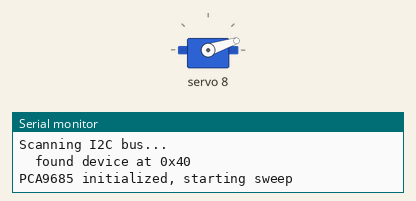
Recording of a sketch running on a simulated Arduino Uno, built with avr-gcc and run on an emulated ATmega328P. Parts: servo, the last lines printed to the serial monitor.

Above: at 0.55 s.
At 1.5 s:
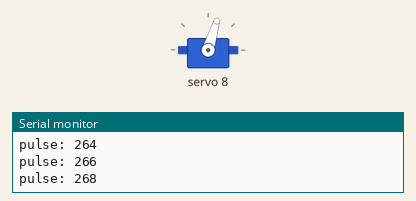
At 2.3 s:
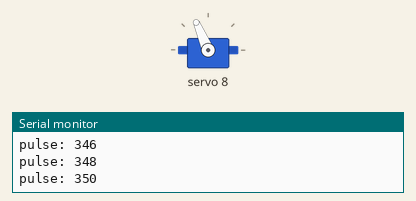
At 4.05 s:
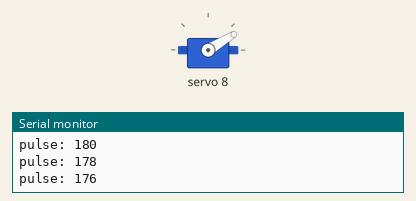
Timing chart, 0 to 6.0 s (numbered marks = the images above):
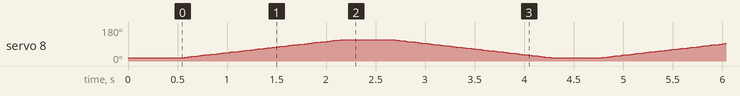

The sketch:

servo_test.ino
```cpp
// PCA9685 + one servo test: sweeps the servo on channel 8 slowly back
// and forth within a conservative mid-range, to verify I2C control
// works before attempting full-range motion.
//
// Debug build: scans the I2C bus at startup and prints each pulse value
// it sends, so a serial monitor shows whether the PCA9685 is actually
// being reached and commanded.

#include <Wire.h>
#include <Adafruit_PWMServoDriver.h>

Adafruit_PWMServoDriver pwm = Adafruit_PWMServoDriver();

const int SERVO_CHANNEL = 8;
const int SERVO_FREQ = 50;

// Conservative mid-range pulse values (out of a typical 102-512 full
// range) -- avoids driving into the servo's mechanical end stops until
// the real safe range is known.
const uint16_t PULSE_MIN = 150;
const uint16_t PULSE_MAX = 350;

void scanI2C() {
  Serial.println("Scanning I2C bus...");
  int found = 0;
  for (uint8_t address = 1; address < 127; address++) {
    Wire.beginTransmission(address);
    uint8_t error = Wire.endTransmission();
    if (error == 0) {
      Serial.print("  found device at 0x");
      Serial.println(address, HEX);
      found++;
    }
  }
  if (found == 0) {
    Serial.println("  no I2C devices found -- check VCC/GND/SDA/SCL wiring");
  }
}

void setup() {
  Serial.begin(9600);
  delay(500);
  Wire.begin();
  Wire.setClock(50000);  // slow down I2C to improve breadboard signal margin
  Wire.setWireTimeout(25000, true);
  scanI2C();

  pwm.begin();
  pwm.setPWMFreq(SERVO_FREQ);
  delay(10);
  Serial.println("PCA9685 initialized, starting sweep");
}

void loop() {
  for (uint16_t pulse = PULSE_MIN; pulse <= PULSE_MAX; pulse += 2) {
    pwm.setPWM(SERVO_CHANNEL, 0, pulse);
    Serial.print("pulse: ");
    Serial.println(pulse);
    delay(15);
  }
  delay(500);

  for (uint16_t pulse = PULSE_MAX; pulse >= PULSE_MIN; pulse -= 2) {
    pwm.setPWM(SERVO_CHANNEL, 0, pulse);
    Serial.print("pulse: ");
    Serial.println(pulse);
    delay(15);
  }
  delay(500);
}
```
